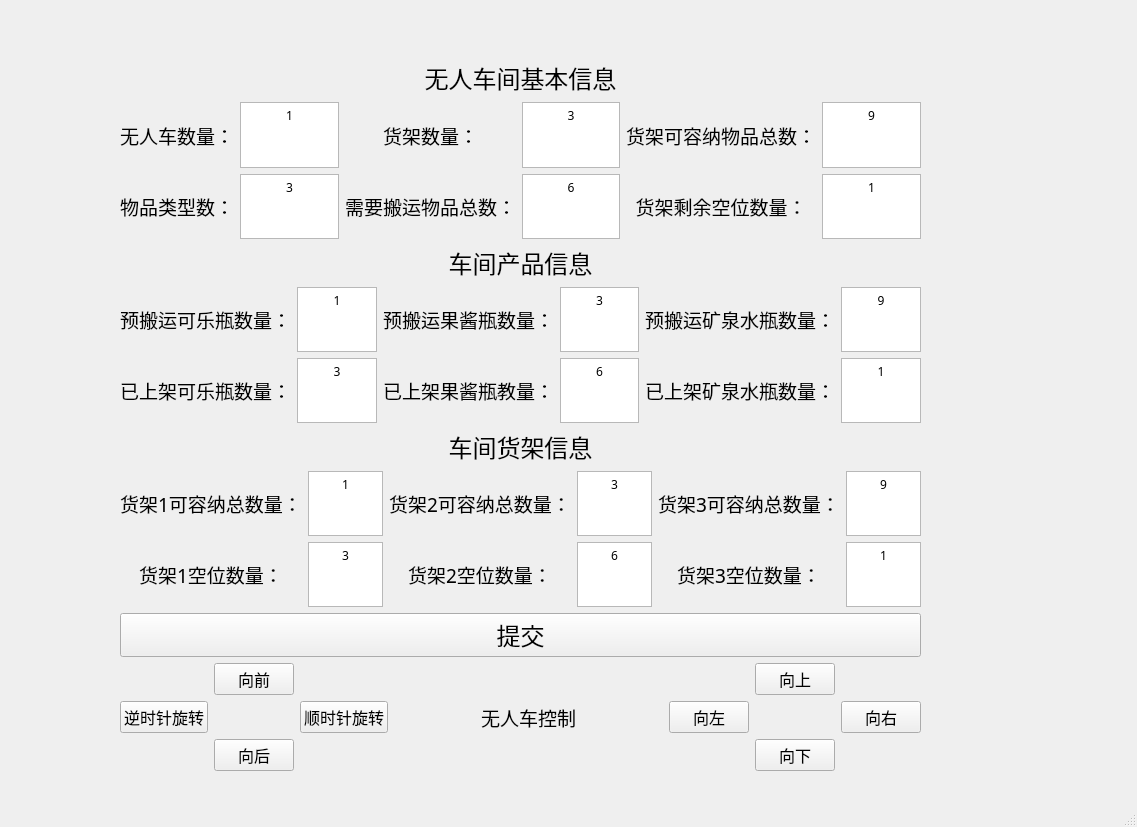
<?xml version="1.0" encoding="UTF-8"?>
<ui version="4.0">
 <class>MainWindow</class>
 <widget class="QMainWindow" name="MainWindow">
  <property name="geometry">
   <rect>
    <x>0</x>
    <y>0</y>
    <width>1137</width>
    <height>827</height>
   </rect>
  </property>
  <property name="windowTitle">
   <string>无人车间控制系统</string>
  </property>
  <widget class="QWidget" name="centralwidget">
   <widget class="QWidget" name="">
    <property name="geometry">
     <rect>
      <x>120</x>
      <y>60</y>
      <width>801</width>
      <height>711</height>
     </rect>
    </property>
    <layout class="QGridLayout" name="gridLayout_7">
     <item row="0" column="0">
      <layout class="QVBoxLayout" name="verticalLayout_3">
       <item>
        <widget class="QLabel" name="label">
         <property name="font">
          <font>
           <family>Agency FB</family>
           <pointsize>18</pointsize>
          </font>
         </property>
         <property name="text">
          <string>无人车间基本信息</string>
         </property>
         <property name="alignment">
          <set>Qt::AlignCenter</set>
         </property>
        </widget>
       </item>
       <item>
        <layout class="QGridLayout" name="gridLayout_6">
         <item row="0" column="0">
          <widget class="QLabel" name="label_2">
           <property name="font">
            <font>
             <family>Agency FB</family>
             <pointsize>14</pointsize>
            </font>
           </property>
           <property name="text">
            <string>无人车数量：</string>
           </property>
           <property name="alignment">
            <set>Qt::AlignCenter</set>
           </property>
          </widget>
         </item>
         <item row="0" column="1">
          <widget class="QTextEdit" name="textEdit_2">
           <property name="font">
            <font>
             <family>Agency FB</family>
             <pointsize>14</pointsize>
            </font>
           </property>
           <property name="html">
            <string>&lt;!DOCTYPE HTML PUBLIC &quot;-//W3C//DTD HTML 4.0//EN&quot; &quot;http://www.w3.org/TR/REC-html40/strict.dtd&quot;&gt;
&lt;html&gt;&lt;head&gt;&lt;meta name=&quot;qrichtext&quot; content=&quot;1&quot; /&gt;&lt;style type=&quot;text/css&quot;&gt;
p, li { white-space: pre-wrap; }
&lt;/style&gt;&lt;/head&gt;&lt;body style=&quot; font-family:'Agency FB'; font-size:14pt; font-weight:400; font-style:normal;&quot;&gt;
&lt;p align=&quot;center&quot; style=&quot; margin-top:0px; margin-bottom:0px; margin-left:0px; margin-right:0px; -qt-block-indent:0; text-indent:0px;&quot;&gt;&lt;span style=&quot; font-family:'SimSun'; font-size:9pt;&quot;&gt;1&lt;/span&gt;&lt;/p&gt;&lt;/body&gt;&lt;/html&gt;</string>
           </property>
          </widget>
         </item>
         <item row="0" column="2">
          <widget class="QLabel" name="label_3">
           <property name="font">
            <font>
             <family>Agency FB</family>
             <pointsize>14</pointsize>
            </font>
           </property>
           <property name="text">
            <string>货架数量：</string>
           </property>
           <property name="alignment">
            <set>Qt::AlignCenter</set>
           </property>
          </widget>
         </item>
         <item row="0" column="3">
          <widget class="QTextEdit" name="textEdit_3">
           <property name="font">
            <font>
             <family>Agency FB</family>
             <pointsize>14</pointsize>
            </font>
           </property>
           <property name="html">
            <string>&lt;!DOCTYPE HTML PUBLIC &quot;-//W3C//DTD HTML 4.0//EN&quot; &quot;http://www.w3.org/TR/REC-html40/strict.dtd&quot;&gt;
&lt;html&gt;&lt;head&gt;&lt;meta name=&quot;qrichtext&quot; content=&quot;1&quot; /&gt;&lt;style type=&quot;text/css&quot;&gt;
p, li { white-space: pre-wrap; }
&lt;/style&gt;&lt;/head&gt;&lt;body style=&quot; font-family:'Agency FB'; font-size:14pt; font-weight:400; font-style:normal;&quot;&gt;
&lt;p align=&quot;center&quot; style=&quot; margin-top:0px; margin-bottom:0px; margin-left:0px; margin-right:0px; -qt-block-indent:0; text-indent:0px;&quot;&gt;&lt;span style=&quot; font-family:'SimSun'; font-size:9pt;&quot;&gt;3&lt;/span&gt;&lt;/p&gt;&lt;/body&gt;&lt;/html&gt;</string>
           </property>
          </widget>
         </item>
         <item row="0" column="4">
          <widget class="QLabel" name="label_4">
           <property name="font">
            <font>
             <family>Agency FB</family>
             <pointsize>14</pointsize>
            </font>
           </property>
           <property name="text">
            <string>货架可容纳物品总数：</string>
           </property>
           <property name="alignment">
            <set>Qt::AlignCenter</set>
           </property>
          </widget>
         </item>
         <item row="0" column="5">
          <widget class="QTextEdit" name="textEdit_4">
           <property name="font">
            <font>
             <family>Agency FB</family>
             <pointsize>14</pointsize>
            </font>
           </property>
           <property name="html">
            <string>&lt;!DOCTYPE HTML PUBLIC &quot;-//W3C//DTD HTML 4.0//EN&quot; &quot;http://www.w3.org/TR/REC-html40/strict.dtd&quot;&gt;
&lt;html&gt;&lt;head&gt;&lt;meta name=&quot;qrichtext&quot; content=&quot;1&quot; /&gt;&lt;style type=&quot;text/css&quot;&gt;
p, li { white-space: pre-wrap; }
&lt;/style&gt;&lt;/head&gt;&lt;body style=&quot; font-family:'Agency FB'; font-size:14pt; font-weight:400; font-style:normal;&quot;&gt;
&lt;p align=&quot;center&quot; style=&quot; margin-top:0px; margin-bottom:0px; margin-left:0px; margin-right:0px; -qt-block-indent:0; text-indent:0px;&quot;&gt;&lt;span style=&quot; font-family:'SimSun'; font-size:9pt;&quot;&gt;9&lt;/span&gt;&lt;/p&gt;&lt;/body&gt;&lt;/html&gt;</string>
           </property>
          </widget>
         </item>
         <item row="1" column="0">
          <widget class="QLabel" name="label_5">
           <property name="font">
            <font>
             <family>Agency FB</family>
             <pointsize>14</pointsize>
            </font>
           </property>
           <property name="text">
            <string>物品类型数：</string>
           </property>
           <property name="alignment">
            <set>Qt::AlignCenter</set>
           </property>
          </widget>
         </item>
         <item row="1" column="1">
          <widget class="QTextEdit" name="textEdit_5">
           <property name="font">
            <font>
             <family>Agency FB</family>
             <pointsize>14</pointsize>
            </font>
           </property>
           <property name="html">
            <string>&lt;!DOCTYPE HTML PUBLIC &quot;-//W3C//DTD HTML 4.0//EN&quot; &quot;http://www.w3.org/TR/REC-html40/strict.dtd&quot;&gt;
&lt;html&gt;&lt;head&gt;&lt;meta name=&quot;qrichtext&quot; content=&quot;1&quot; /&gt;&lt;style type=&quot;text/css&quot;&gt;
p, li { white-space: pre-wrap; }
&lt;/style&gt;&lt;/head&gt;&lt;body style=&quot; font-family:'Agency FB'; font-size:14pt; font-weight:400; font-style:normal;&quot;&gt;
&lt;p align=&quot;center&quot; style=&quot; margin-top:0px; margin-bottom:0px; margin-left:0px; margin-right:0px; -qt-block-indent:0; text-indent:0px;&quot;&gt;&lt;span style=&quot; font-family:'SimSun'; font-size:9pt;&quot;&gt;3&lt;/span&gt;&lt;/p&gt;&lt;/body&gt;&lt;/html&gt;</string>
           </property>
          </widget>
         </item>
         <item row="1" column="2">
          <widget class="QLabel" name="label_6">
           <property name="font">
            <font>
             <family>Agency FB</family>
             <pointsize>14</pointsize>
            </font>
           </property>
           <property name="text">
            <string>需要搬运物品总数：</string>
           </property>
           <property name="alignment">
            <set>Qt::AlignCenter</set>
           </property>
          </widget>
         </item>
         <item row="1" column="3">
          <widget class="QTextEdit" name="textEdit_6">
           <property name="font">
            <font>
             <family>Agency FB</family>
             <pointsize>14</pointsize>
            </font>
           </property>
           <property name="html">
            <string>&lt;!DOCTYPE HTML PUBLIC &quot;-//W3C//DTD HTML 4.0//EN&quot; &quot;http://www.w3.org/TR/REC-html40/strict.dtd&quot;&gt;
&lt;html&gt;&lt;head&gt;&lt;meta name=&quot;qrichtext&quot; content=&quot;1&quot; /&gt;&lt;style type=&quot;text/css&quot;&gt;
p, li { white-space: pre-wrap; }
&lt;/style&gt;&lt;/head&gt;&lt;body style=&quot; font-family:'Agency FB'; font-size:14pt; font-weight:400; font-style:normal;&quot;&gt;
&lt;p align=&quot;center&quot; style=&quot; margin-top:0px; margin-bottom:0px; margin-left:0px; margin-right:0px; -qt-block-indent:0; text-indent:0px;&quot;&gt;&lt;span style=&quot; font-family:'SimSun'; font-size:9pt;&quot;&gt;6&lt;/span&gt;&lt;/p&gt;&lt;/body&gt;&lt;/html&gt;</string>
           </property>
          </widget>
         </item>
         <item row="1" column="4">
          <widget class="QLabel" name="label_7">
           <property name="font">
            <font>
             <family>Agency FB</family>
             <pointsize>14</pointsize>
            </font>
           </property>
           <property name="text">
            <string>货架剩余空位数量：</string>
           </property>
           <property name="alignment">
            <set>Qt::AlignCenter</set>
           </property>
          </widget>
         </item>
         <item row="1" column="5">
          <widget class="QTextEdit" name="textEdit_7">
           <property name="font">
            <font>
             <family>Agency FB</family>
             <pointsize>14</pointsize>
            </font>
           </property>
           <property name="html">
            <string>&lt;!DOCTYPE HTML PUBLIC &quot;-//W3C//DTD HTML 4.0//EN&quot; &quot;http://www.w3.org/TR/REC-html40/strict.dtd&quot;&gt;
&lt;html&gt;&lt;head&gt;&lt;meta name=&quot;qrichtext&quot; content=&quot;1&quot; /&gt;&lt;style type=&quot;text/css&quot;&gt;
p, li { white-space: pre-wrap; }
&lt;/style&gt;&lt;/head&gt;&lt;body style=&quot; font-family:'Agency FB'; font-size:14pt; font-weight:400; font-style:normal;&quot;&gt;
&lt;p align=&quot;center&quot; style=&quot; margin-top:0px; margin-bottom:0px; margin-left:0px; margin-right:0px; -qt-block-indent:0; text-indent:0px;&quot;&gt;&lt;span style=&quot; font-family:'SimSun'; font-size:9pt;&quot;&gt;1&lt;/span&gt;&lt;/p&gt;&lt;/body&gt;&lt;/html&gt;</string>
           </property>
          </widget>
         </item>
        </layout>
       </item>
      </layout>
     </item>
     <item row="1" column="0">
      <layout class="QVBoxLayout" name="verticalLayout_2">
       <item>
        <widget class="QLabel" name="label_10">
         <property name="font">
          <font>
           <family>Agency FB</family>
           <pointsize>18</pointsize>
          </font>
         </property>
         <property name="text">
          <string>车间产品信息</string>
         </property>
         <property name="alignment">
          <set>Qt::AlignCenter</set>
         </property>
        </widget>
       </item>
       <item>
        <layout class="QGridLayout" name="gridLayout_5">
         <item row="0" column="0">
          <widget class="QLabel" name="label_9">
           <property name="font">
            <font>
             <family>Agency FB</family>
             <pointsize>14</pointsize>
            </font>
           </property>
           <property name="text">
            <string>预搬运可乐瓶数量：</string>
           </property>
           <property name="alignment">
            <set>Qt::AlignCenter</set>
           </property>
          </widget>
         </item>
         <item row="0" column="1">
          <widget class="QTextEdit" name="textEdit_11">
           <property name="font">
            <font>
             <family>Agency FB</family>
             <pointsize>14</pointsize>
            </font>
           </property>
           <property name="html">
            <string>&lt;!DOCTYPE HTML PUBLIC &quot;-//W3C//DTD HTML 4.0//EN&quot; &quot;http://www.w3.org/TR/REC-html40/strict.dtd&quot;&gt;
&lt;html&gt;&lt;head&gt;&lt;meta name=&quot;qrichtext&quot; content=&quot;1&quot; /&gt;&lt;style type=&quot;text/css&quot;&gt;
p, li { white-space: pre-wrap; }
&lt;/style&gt;&lt;/head&gt;&lt;body style=&quot; font-family:'Agency FB'; font-size:14pt; font-weight:400; font-style:normal;&quot;&gt;
&lt;p align=&quot;center&quot; style=&quot; margin-top:0px; margin-bottom:0px; margin-left:0px; margin-right:0px; -qt-block-indent:0; text-indent:0px;&quot;&gt;&lt;span style=&quot; font-family:'SimSun'; font-size:9pt;&quot;&gt;1&lt;/span&gt;&lt;/p&gt;&lt;/body&gt;&lt;/html&gt;</string>
           </property>
          </widget>
         </item>
         <item row="0" column="2">
          <widget class="QLabel" name="label_11">
           <property name="font">
            <font>
             <family>Agency FB</family>
             <pointsize>14</pointsize>
            </font>
           </property>
           <property name="text">
            <string>预搬运果酱瓶数量：</string>
           </property>
           <property name="alignment">
            <set>Qt::AlignCenter</set>
           </property>
          </widget>
         </item>
         <item row="0" column="3">
          <widget class="QTextEdit" name="textEdit_8">
           <property name="font">
            <font>
             <family>Agency FB</family>
             <pointsize>14</pointsize>
            </font>
           </property>
           <property name="html">
            <string>&lt;!DOCTYPE HTML PUBLIC &quot;-//W3C//DTD HTML 4.0//EN&quot; &quot;http://www.w3.org/TR/REC-html40/strict.dtd&quot;&gt;
&lt;html&gt;&lt;head&gt;&lt;meta name=&quot;qrichtext&quot; content=&quot;1&quot; /&gt;&lt;style type=&quot;text/css&quot;&gt;
p, li { white-space: pre-wrap; }
&lt;/style&gt;&lt;/head&gt;&lt;body style=&quot; font-family:'Agency FB'; font-size:14pt; font-weight:400; font-style:normal;&quot;&gt;
&lt;p align=&quot;center&quot; style=&quot; margin-top:0px; margin-bottom:0px; margin-left:0px; margin-right:0px; -qt-block-indent:0; text-indent:0px;&quot;&gt;&lt;span style=&quot; font-family:'SimSun'; font-size:9pt;&quot;&gt;3&lt;/span&gt;&lt;/p&gt;&lt;/body&gt;&lt;/html&gt;</string>
           </property>
          </widget>
         </item>
         <item row="0" column="4">
          <widget class="QLabel" name="label_8">
           <property name="font">
            <font>
             <family>Agency FB</family>
             <pointsize>14</pointsize>
            </font>
           </property>
           <property name="text">
            <string>预搬运矿泉水瓶数量：</string>
           </property>
           <property name="alignment">
            <set>Qt::AlignCenter</set>
           </property>
          </widget>
         </item>
         <item row="0" column="5">
          <widget class="QTextEdit" name="textEdit_10">
           <property name="font">
            <font>
             <family>Agency FB</family>
             <pointsize>14</pointsize>
            </font>
           </property>
           <property name="html">
            <string>&lt;!DOCTYPE HTML PUBLIC &quot;-//W3C//DTD HTML 4.0//EN&quot; &quot;http://www.w3.org/TR/REC-html40/strict.dtd&quot;&gt;
&lt;html&gt;&lt;head&gt;&lt;meta name=&quot;qrichtext&quot; content=&quot;1&quot; /&gt;&lt;style type=&quot;text/css&quot;&gt;
p, li { white-space: pre-wrap; }
&lt;/style&gt;&lt;/head&gt;&lt;body style=&quot; font-family:'Agency FB'; font-size:14pt; font-weight:400; font-style:normal;&quot;&gt;
&lt;p align=&quot;center&quot; style=&quot; margin-top:0px; margin-bottom:0px; margin-left:0px; margin-right:0px; -qt-block-indent:0; text-indent:0px;&quot;&gt;&lt;span style=&quot; font-family:'SimSun'; font-size:9pt;&quot;&gt;9&lt;/span&gt;&lt;/p&gt;&lt;/body&gt;&lt;/html&gt;</string>
           </property>
          </widget>
         </item>
         <item row="1" column="0">
          <widget class="QLabel" name="label_14">
           <property name="font">
            <font>
             <family>Agency FB</family>
             <pointsize>14</pointsize>
            </font>
           </property>
           <property name="text">
            <string>已上架可乐瓶数量：</string>
           </property>
           <property name="alignment">
            <set>Qt::AlignCenter</set>
           </property>
          </widget>
         </item>
         <item row="1" column="1">
          <widget class="QTextEdit" name="textEdit_12">
           <property name="font">
            <font>
             <family>Agency FB</family>
             <pointsize>14</pointsize>
            </font>
           </property>
           <property name="html">
            <string>&lt;!DOCTYPE HTML PUBLIC &quot;-//W3C//DTD HTML 4.0//EN&quot; &quot;http://www.w3.org/TR/REC-html40/strict.dtd&quot;&gt;
&lt;html&gt;&lt;head&gt;&lt;meta name=&quot;qrichtext&quot; content=&quot;1&quot; /&gt;&lt;style type=&quot;text/css&quot;&gt;
p, li { white-space: pre-wrap; }
&lt;/style&gt;&lt;/head&gt;&lt;body style=&quot; font-family:'Agency FB'; font-size:14pt; font-weight:400; font-style:normal;&quot;&gt;
&lt;p align=&quot;center&quot; style=&quot; margin-top:0px; margin-bottom:0px; margin-left:0px; margin-right:0px; -qt-block-indent:0; text-indent:0px;&quot;&gt;&lt;span style=&quot; font-family:'SimSun'; font-size:9pt;&quot;&gt;3&lt;/span&gt;&lt;/p&gt;&lt;/body&gt;&lt;/html&gt;</string>
           </property>
          </widget>
         </item>
         <item row="1" column="2">
          <widget class="QLabel" name="label_13">
           <property name="font">
            <font>
             <family>Agency FB</family>
             <pointsize>14</pointsize>
            </font>
           </property>
           <property name="text">
            <string>已上架果酱瓶教量：</string>
           </property>
           <property name="alignment">
            <set>Qt::AlignCenter</set>
           </property>
          </widget>
         </item>
         <item row="1" column="3">
          <widget class="QTextEdit" name="textEdit_9">
           <property name="font">
            <font>
             <family>Agency FB</family>
             <pointsize>14</pointsize>
            </font>
           </property>
           <property name="html">
            <string>&lt;!DOCTYPE HTML PUBLIC &quot;-//W3C//DTD HTML 4.0//EN&quot; &quot;http://www.w3.org/TR/REC-html40/strict.dtd&quot;&gt;
&lt;html&gt;&lt;head&gt;&lt;meta name=&quot;qrichtext&quot; content=&quot;1&quot; /&gt;&lt;style type=&quot;text/css&quot;&gt;
p, li { white-space: pre-wrap; }
&lt;/style&gt;&lt;/head&gt;&lt;body style=&quot; font-family:'Agency FB'; font-size:14pt; font-weight:400; font-style:normal;&quot;&gt;
&lt;p align=&quot;center&quot; style=&quot; margin-top:0px; margin-bottom:0px; margin-left:0px; margin-right:0px; -qt-block-indent:0; text-indent:0px;&quot;&gt;&lt;span style=&quot; font-family:'SimSun'; font-size:9pt;&quot;&gt;6&lt;/span&gt;&lt;/p&gt;&lt;/body&gt;&lt;/html&gt;</string>
           </property>
          </widget>
         </item>
         <item row="1" column="4">
          <widget class="QLabel" name="label_12">
           <property name="font">
            <font>
             <family>Agency FB</family>
             <pointsize>14</pointsize>
            </font>
           </property>
           <property name="text">
            <string>已上架矿泉水瓶数量：</string>
           </property>
           <property name="alignment">
            <set>Qt::AlignCenter</set>
           </property>
          </widget>
         </item>
         <item row="1" column="5">
          <widget class="QTextEdit" name="textEdit_13">
           <property name="font">
            <font>
             <family>Agency FB</family>
             <pointsize>14</pointsize>
            </font>
           </property>
           <property name="html">
            <string>&lt;!DOCTYPE HTML PUBLIC &quot;-//W3C//DTD HTML 4.0//EN&quot; &quot;http://www.w3.org/TR/REC-html40/strict.dtd&quot;&gt;
&lt;html&gt;&lt;head&gt;&lt;meta name=&quot;qrichtext&quot; content=&quot;1&quot; /&gt;&lt;style type=&quot;text/css&quot;&gt;
p, li { white-space: pre-wrap; }
&lt;/style&gt;&lt;/head&gt;&lt;body style=&quot; font-family:'Agency FB'; font-size:14pt; font-weight:400; font-style:normal;&quot;&gt;
&lt;p align=&quot;center&quot; style=&quot; margin-top:0px; margin-bottom:0px; margin-left:0px; margin-right:0px; -qt-block-indent:0; text-indent:0px;&quot;&gt;&lt;span style=&quot; font-family:'SimSun'; font-size:9pt;&quot;&gt;1&lt;/span&gt;&lt;/p&gt;&lt;/body&gt;&lt;/html&gt;</string>
           </property>
          </widget>
         </item>
        </layout>
       </item>
      </layout>
     </item>
     <item row="2" column="0">
      <layout class="QVBoxLayout" name="verticalLayout">
       <item>
        <widget class="QLabel" name="label_15">
         <property name="font">
          <font>
           <family>Agency FB</family>
           <pointsize>18</pointsize>
          </font>
         </property>
         <property name="text">
          <string>车间货架信息</string>
         </property>
         <property name="alignment">
          <set>Qt::AlignCenter</set>
         </property>
        </widget>
       </item>
       <item>
        <layout class="QGridLayout" name="gridLayout_4">
         <item row="0" column="0">
          <widget class="QLabel" name="label_16">
           <property name="font">
            <font>
             <family>Agency FB</family>
             <pointsize>14</pointsize>
            </font>
           </property>
           <property name="text">
            <string>货架1可容纳总数量：</string>
           </property>
           <property name="alignment">
            <set>Qt::AlignCenter</set>
           </property>
          </widget>
         </item>
         <item row="0" column="1">
          <widget class="QTextEdit" name="textEdit_16">
           <property name="font">
            <font>
             <family>Agency FB</family>
             <pointsize>14</pointsize>
            </font>
           </property>
           <property name="html">
            <string>&lt;!DOCTYPE HTML PUBLIC &quot;-//W3C//DTD HTML 4.0//EN&quot; &quot;http://www.w3.org/TR/REC-html40/strict.dtd&quot;&gt;
&lt;html&gt;&lt;head&gt;&lt;meta name=&quot;qrichtext&quot; content=&quot;1&quot; /&gt;&lt;style type=&quot;text/css&quot;&gt;
p, li { white-space: pre-wrap; }
&lt;/style&gt;&lt;/head&gt;&lt;body style=&quot; font-family:'Agency FB'; font-size:14pt; font-weight:400; font-style:normal;&quot;&gt;
&lt;p align=&quot;center&quot; style=&quot; margin-top:0px; margin-bottom:0px; margin-left:0px; margin-right:0px; -qt-block-indent:0; text-indent:0px;&quot;&gt;&lt;span style=&quot; font-family:'SimSun'; font-size:9pt;&quot;&gt;1&lt;/span&gt;&lt;/p&gt;&lt;/body&gt;&lt;/html&gt;</string>
           </property>
          </widget>
         </item>
         <item row="0" column="2">
          <widget class="QLabel" name="label_21">
           <property name="font">
            <font>
             <family>Agency FB</family>
             <pointsize>14</pointsize>
            </font>
           </property>
           <property name="text">
            <string>货架2可容纳总数量：</string>
           </property>
           <property name="alignment">
            <set>Qt::AlignCenter</set>
           </property>
          </widget>
         </item>
         <item row="0" column="3">
          <widget class="QTextEdit" name="textEdit_19">
           <property name="font">
            <font>
             <family>Agency FB</family>
             <pointsize>14</pointsize>
            </font>
           </property>
           <property name="html">
            <string>&lt;!DOCTYPE HTML PUBLIC &quot;-//W3C//DTD HTML 4.0//EN&quot; &quot;http://www.w3.org/TR/REC-html40/strict.dtd&quot;&gt;
&lt;html&gt;&lt;head&gt;&lt;meta name=&quot;qrichtext&quot; content=&quot;1&quot; /&gt;&lt;style type=&quot;text/css&quot;&gt;
p, li { white-space: pre-wrap; }
&lt;/style&gt;&lt;/head&gt;&lt;body style=&quot; font-family:'Agency FB'; font-size:14pt; font-weight:400; font-style:normal;&quot;&gt;
&lt;p align=&quot;center&quot; style=&quot; margin-top:0px; margin-bottom:0px; margin-left:0px; margin-right:0px; -qt-block-indent:0; text-indent:0px;&quot;&gt;&lt;span style=&quot; font-family:'SimSun'; font-size:9pt;&quot;&gt;3&lt;/span&gt;&lt;/p&gt;&lt;/body&gt;&lt;/html&gt;</string>
           </property>
          </widget>
         </item>
         <item row="0" column="4">
          <widget class="QLabel" name="label_17">
           <property name="font">
            <font>
             <family>Agency FB</family>
             <pointsize>14</pointsize>
            </font>
           </property>
           <property name="text">
            <string>货架3可容纳总数量：</string>
           </property>
           <property name="alignment">
            <set>Qt::AlignCenter</set>
           </property>
          </widget>
         </item>
         <item row="0" column="5">
          <widget class="QTextEdit" name="textEdit_17">
           <property name="font">
            <font>
             <family>Agency FB</family>
             <pointsize>14</pointsize>
            </font>
           </property>
           <property name="html">
            <string>&lt;!DOCTYPE HTML PUBLIC &quot;-//W3C//DTD HTML 4.0//EN&quot; &quot;http://www.w3.org/TR/REC-html40/strict.dtd&quot;&gt;
&lt;html&gt;&lt;head&gt;&lt;meta name=&quot;qrichtext&quot; content=&quot;1&quot; /&gt;&lt;style type=&quot;text/css&quot;&gt;
p, li { white-space: pre-wrap; }
&lt;/style&gt;&lt;/head&gt;&lt;body style=&quot; font-family:'Agency FB'; font-size:14pt; font-weight:400; font-style:normal;&quot;&gt;
&lt;p align=&quot;center&quot; style=&quot; margin-top:0px; margin-bottom:0px; margin-left:0px; margin-right:0px; -qt-block-indent:0; text-indent:0px;&quot;&gt;&lt;span style=&quot; font-family:'SimSun'; font-size:9pt;&quot;&gt;9&lt;/span&gt;&lt;/p&gt;&lt;/body&gt;&lt;/html&gt;</string>
           </property>
          </widget>
         </item>
         <item row="1" column="0">
          <widget class="QLabel" name="label_20">
           <property name="font">
            <font>
             <family>Agency FB</family>
             <pointsize>14</pointsize>
            </font>
           </property>
           <property name="text">
            <string>货架1空位数量：</string>
           </property>
           <property name="alignment">
            <set>Qt::AlignCenter</set>
           </property>
          </widget>
         </item>
         <item row="1" column="1">
          <widget class="QTextEdit" name="textEdit_18">
           <property name="font">
            <font>
             <family>Agency FB</family>
             <pointsize>14</pointsize>
            </font>
           </property>
           <property name="html">
            <string>&lt;!DOCTYPE HTML PUBLIC &quot;-//W3C//DTD HTML 4.0//EN&quot; &quot;http://www.w3.org/TR/REC-html40/strict.dtd&quot;&gt;
&lt;html&gt;&lt;head&gt;&lt;meta name=&quot;qrichtext&quot; content=&quot;1&quot; /&gt;&lt;style type=&quot;text/css&quot;&gt;
p, li { white-space: pre-wrap; }
&lt;/style&gt;&lt;/head&gt;&lt;body style=&quot; font-family:'Agency FB'; font-size:14pt; font-weight:400; font-style:normal;&quot;&gt;
&lt;p align=&quot;center&quot; style=&quot; margin-top:0px; margin-bottom:0px; margin-left:0px; margin-right:0px; -qt-block-indent:0; text-indent:0px;&quot;&gt;&lt;span style=&quot; font-family:'SimSun'; font-size:9pt;&quot;&gt;3&lt;/span&gt;&lt;/p&gt;&lt;/body&gt;&lt;/html&gt;</string>
           </property>
          </widget>
         </item>
         <item row="1" column="2">
          <widget class="QLabel" name="label_19">
           <property name="font">
            <font>
             <family>Agency FB</family>
             <pointsize>14</pointsize>
            </font>
           </property>
           <property name="text">
            <string>货架2空位数量：</string>
           </property>
           <property name="alignment">
            <set>Qt::AlignCenter</set>
           </property>
          </widget>
         </item>
         <item row="1" column="3">
          <widget class="QTextEdit" name="textEdit_14">
           <property name="font">
            <font>
             <family>Agency FB</family>
             <pointsize>14</pointsize>
            </font>
           </property>
           <property name="html">
            <string>&lt;!DOCTYPE HTML PUBLIC &quot;-//W3C//DTD HTML 4.0//EN&quot; &quot;http://www.w3.org/TR/REC-html40/strict.dtd&quot;&gt;
&lt;html&gt;&lt;head&gt;&lt;meta name=&quot;qrichtext&quot; content=&quot;1&quot; /&gt;&lt;style type=&quot;text/css&quot;&gt;
p, li { white-space: pre-wrap; }
&lt;/style&gt;&lt;/head&gt;&lt;body style=&quot; font-family:'Agency FB'; font-size:14pt; font-weight:400; font-style:normal;&quot;&gt;
&lt;p align=&quot;center&quot; style=&quot; margin-top:0px; margin-bottom:0px; margin-left:0px; margin-right:0px; -qt-block-indent:0; text-indent:0px;&quot;&gt;&lt;span style=&quot; font-family:'SimSun'; font-size:9pt;&quot;&gt;6&lt;/span&gt;&lt;/p&gt;&lt;/body&gt;&lt;/html&gt;</string>
           </property>
          </widget>
         </item>
         <item row="1" column="4">
          <widget class="QLabel" name="label_18">
           <property name="font">
            <font>
             <family>Agency FB</family>
             <pointsize>14</pointsize>
            </font>
           </property>
           <property name="text">
            <string>货架3空位数量：</string>
           </property>
           <property name="alignment">
            <set>Qt::AlignCenter</set>
           </property>
          </widget>
         </item>
         <item row="1" column="5">
          <widget class="QTextEdit" name="textEdit_15">
           <property name="font">
            <font>
             <family>Agency FB</family>
             <pointsize>14</pointsize>
            </font>
           </property>
           <property name="html">
            <string>&lt;!DOCTYPE HTML PUBLIC &quot;-//W3C//DTD HTML 4.0//EN&quot; &quot;http://www.w3.org/TR/REC-html40/strict.dtd&quot;&gt;
&lt;html&gt;&lt;head&gt;&lt;meta name=&quot;qrichtext&quot; content=&quot;1&quot; /&gt;&lt;style type=&quot;text/css&quot;&gt;
p, li { white-space: pre-wrap; }
&lt;/style&gt;&lt;/head&gt;&lt;body style=&quot; font-family:'Agency FB'; font-size:14pt; font-weight:400; font-style:normal;&quot;&gt;
&lt;p align=&quot;center&quot; style=&quot; margin-top:0px; margin-bottom:0px; margin-left:0px; margin-right:0px; -qt-block-indent:0; text-indent:0px;&quot;&gt;&lt;span style=&quot; font-family:'SimSun'; font-size:9pt;&quot;&gt;1&lt;/span&gt;&lt;/p&gt;&lt;/body&gt;&lt;/html&gt;</string>
           </property>
          </widget>
         </item>
        </layout>
       </item>
      </layout>
     </item>
     <item row="3" column="0">
      <widget class="QPushButton" name="pushButton">
       <property name="font">
        <font>
         <family>Agency FB</family>
         <pointsize>18</pointsize>
        </font>
       </property>
       <property name="layoutDirection">
        <enum>Qt::LeftToRight</enum>
       </property>
       <property name="text">
        <string>提交</string>
       </property>
      </widget>
     </item>
     <item row="4" column="0">
      <layout class="QGridLayout" name="gridLayout_3">
       <item row="0" column="3">
        <spacer name="horizontalSpacer_12">
         <property name="orientation">
          <enum>Qt::Horizontal</enum>
         </property>
         <property name="sizeHint" stdset="0">
          <size>
           <width>40</width>
           <height>20</height>
          </size>
         </property>
        </spacer>
       </item>
       <item row="0" column="0">
        <layout class="QGridLayout" name="gridLayout">
         <item row="1" column="2">
          <widget class="QPushButton" name="pushButton_4">
           <property name="font">
            <font>
             <family>Agency FB</family>
             <pointsize>12</pointsize>
            </font>
           </property>
           <property name="text">
            <string>顺时针旋转</string>
           </property>
          </widget>
         </item>
         <item row="1" column="1">
          <spacer name="horizontalSpacer_2">
           <property name="orientation">
            <enum>Qt::Horizontal</enum>
           </property>
           <property name="sizeHint" stdset="0">
            <size>
             <width>40</width>
             <height>20</height>
            </size>
           </property>
          </spacer>
         </item>
         <item row="2" column="1">
          <widget class="QPushButton" name="pushButton_5">
           <property name="font">
            <font>
             <family>Agency FB</family>
             <pointsize>12</pointsize>
            </font>
           </property>
           <property name="text">
            <string>向后</string>
           </property>
          </widget>
         </item>
         <item row="0" column="0">
          <spacer name="horizontalSpacer">
           <property name="orientation">
            <enum>Qt::Horizontal</enum>
           </property>
           <property name="sizeHint" stdset="0">
            <size>
             <width>40</width>
             <height>20</height>
            </size>
           </property>
          </spacer>
         </item>
         <item row="1" column="0">
          <widget class="QPushButton" name="pushButton_3">
           <property name="font">
            <font>
             <family>Agency FB</family>
             <pointsize>12</pointsize>
            </font>
           </property>
           <property name="text">
            <string>逆时针旋转</string>
           </property>
          </widget>
         </item>
         <item row="2" column="0">
          <spacer name="horizontalSpacer_4">
           <property name="orientation">
            <enum>Qt::Horizontal</enum>
           </property>
           <property name="sizeHint" stdset="0">
            <size>
             <width>40</width>
             <height>20</height>
            </size>
           </property>
          </spacer>
         </item>
         <item row="0" column="2">
          <spacer name="horizontalSpacer_3">
           <property name="orientation">
            <enum>Qt::Horizontal</enum>
           </property>
           <property name="sizeHint" stdset="0">
            <size>
             <width>40</width>
             <height>20</height>
            </size>
           </property>
          </spacer>
         </item>
         <item row="0" column="1">
          <widget class="QPushButton" name="pushButton_2">
           <property name="font">
            <font>
             <family>Agency FB</family>
             <pointsize>12</pointsize>
            </font>
           </property>
           <property name="text">
            <string>向前</string>
           </property>
          </widget>
         </item>
         <item row="2" column="2">
          <spacer name="horizontalSpacer_5">
           <property name="orientation">
            <enum>Qt::Horizontal</enum>
           </property>
           <property name="sizeHint" stdset="0">
            <size>
             <width>40</width>
             <height>20</height>
            </size>
           </property>
          </spacer>
         </item>
        </layout>
       </item>
       <item row="0" column="4">
        <layout class="QGridLayout" name="gridLayout_2">
         <item row="0" column="2">
          <spacer name="horizontalSpacer_10">
           <property name="orientation">
            <enum>Qt::Horizontal</enum>
           </property>
           <property name="sizeHint" stdset="0">
            <size>
             <width>40</width>
             <height>20</height>
            </size>
           </property>
          </spacer>
         </item>
         <item row="2" column="2">
          <spacer name="horizontalSpacer_9">
           <property name="orientation">
            <enum>Qt::Horizontal</enum>
           </property>
           <property name="sizeHint" stdset="0">
            <size>
             <width>40</width>
             <height>20</height>
            </size>
           </property>
          </spacer>
         </item>
         <item row="2" column="1">
          <widget class="QPushButton" name="pushButton_6">
           <property name="font">
            <font>
             <family>Agency FB</family>
             <pointsize>12</pointsize>
            </font>
           </property>
           <property name="text">
            <string>向下</string>
           </property>
          </widget>
         </item>
         <item row="1" column="0">
          <widget class="QPushButton" name="pushButton_9">
           <property name="font">
            <font>
             <family>Agency FB</family>
             <pointsize>12</pointsize>
            </font>
           </property>
           <property name="text">
            <string>向左</string>
           </property>
          </widget>
         </item>
         <item row="1" column="1">
          <spacer name="horizontalSpacer_8">
           <property name="orientation">
            <enum>Qt::Horizontal</enum>
           </property>
           <property name="sizeHint" stdset="0">
            <size>
             <width>40</width>
             <height>20</height>
            </size>
           </property>
          </spacer>
         </item>
         <item row="1" column="2">
          <widget class="QPushButton" name="pushButton_7">
           <property name="font">
            <font>
             <family>Agency FB</family>
             <pointsize>12</pointsize>
            </font>
           </property>
           <property name="text">
            <string>向右</string>
           </property>
          </widget>
         </item>
         <item row="0" column="0">
          <spacer name="horizontalSpacer_6">
           <property name="orientation">
            <enum>Qt::Horizontal</enum>
           </property>
           <property name="sizeHint" stdset="0">
            <size>
             <width>40</width>
             <height>20</height>
            </size>
           </property>
          </spacer>
         </item>
         <item row="2" column="0">
          <spacer name="horizontalSpacer_7">
           <property name="orientation">
            <enum>Qt::Horizontal</enum>
           </property>
           <property name="sizeHint" stdset="0">
            <size>
             <width>40</width>
             <height>20</height>
            </size>
           </property>
          </spacer>
         </item>
         <item row="0" column="1">
          <widget class="QPushButton" name="pushButton_8">
           <property name="font">
            <font>
             <family>Agency FB</family>
             <pointsize>12</pointsize>
            </font>
           </property>
           <property name="text">
            <string>向上</string>
           </property>
          </widget>
         </item>
        </layout>
       </item>
       <item row="0" column="2">
        <widget class="QLabel" name="label_22">
         <property name="font">
          <font>
           <family>Agency FB</family>
           <pointsize>14</pointsize>
          </font>
         </property>
         <property name="text">
          <string>无人车控制</string>
         </property>
         <property name="alignment">
          <set>Qt::AlignCenter</set>
         </property>
        </widget>
       </item>
       <item row="0" column="1">
        <spacer name="horizontalSpacer_11">
         <property name="orientation">
          <enum>Qt::Horizontal</enum>
         </property>
         <property name="sizeHint" stdset="0">
          <size>
           <width>40</width>
           <height>20</height>
          </size>
         </property>
        </spacer>
       </item>
      </layout>
     </item>
    </layout>
   </widget>
  </widget>
  <widget class="QMenuBar" name="menubar">
   <property name="geometry">
    <rect>
     <x>0</x>
     <y>0</y>
     <width>1137</width>
     <height>22</height>
    </rect>
   </property>
  </widget>
  <widget class="QStatusBar" name="statusbar"/>
 </widget>
 <resources/>
 <connections/>
</ui>
